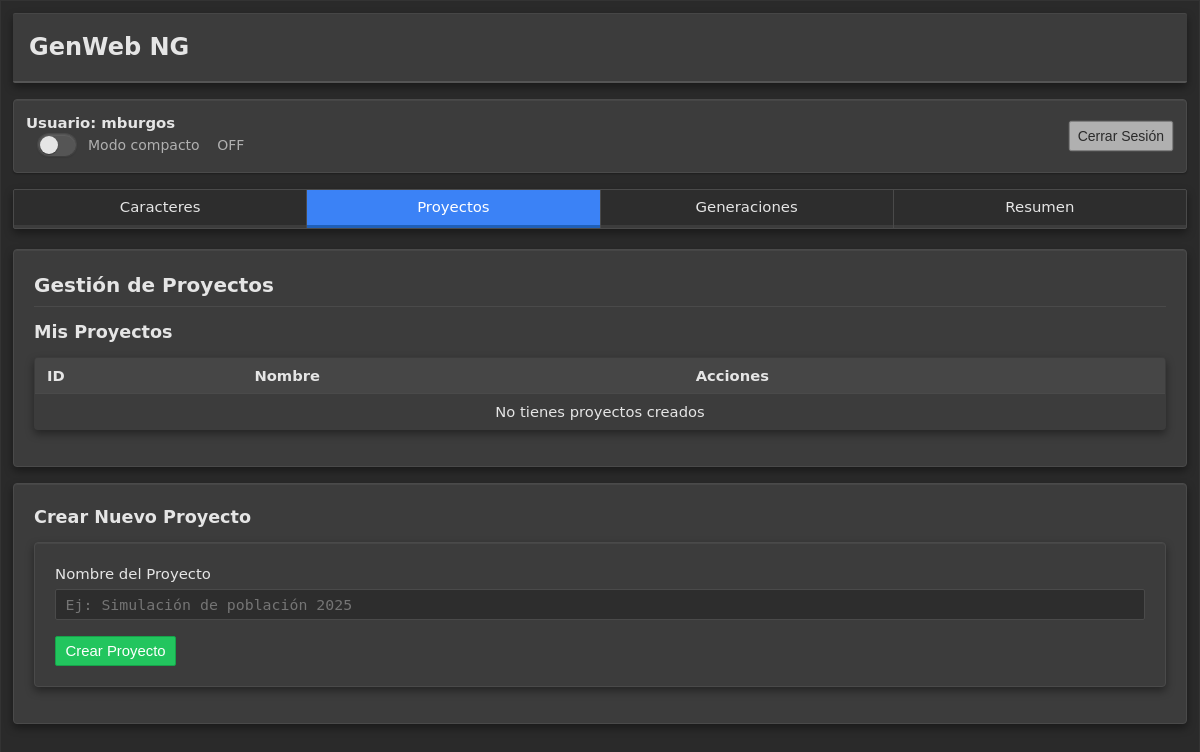
Before: /index.php?option=2 (signed in) with the older database file.
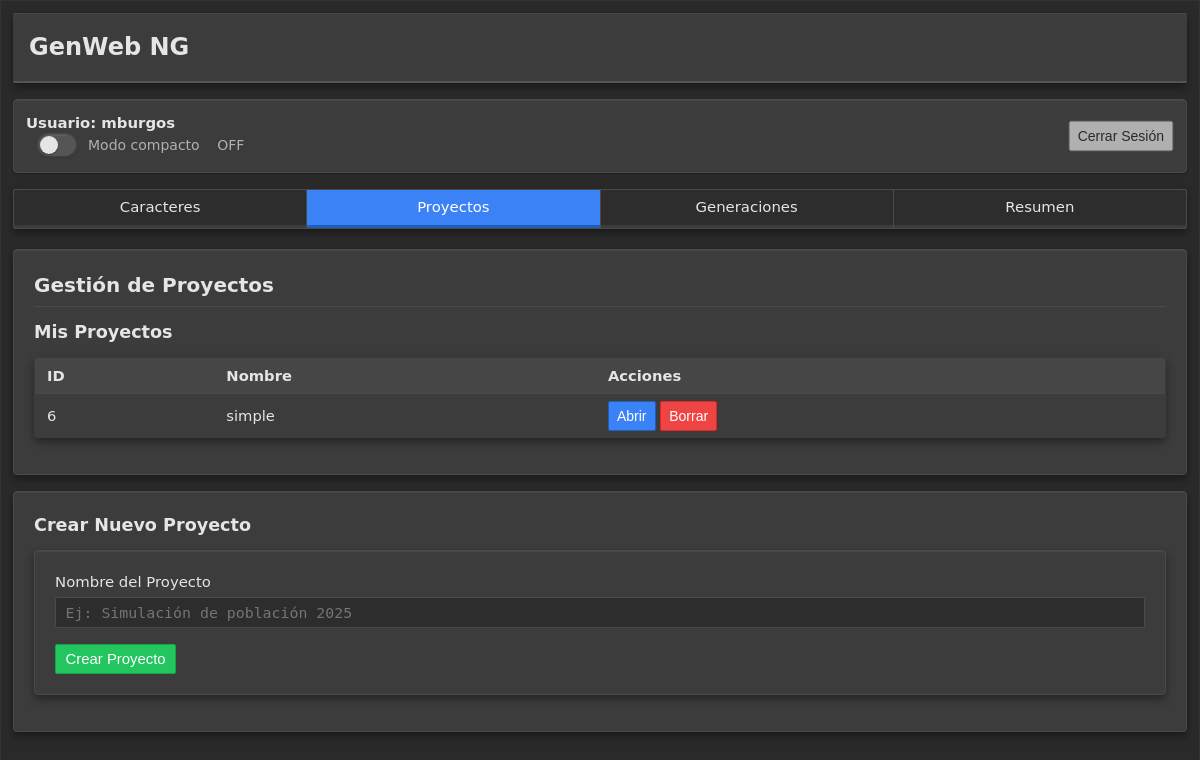
After: the same page with the newer database file.
### tables this page shows
CREATE TABLE projects (
    id INTEGER PRIMARY KEY AUTOINCREMENT,
    name TEXT NOT NULL,
    description TEXT,
    user_id INTEGER NOT NULL,
    created_at DATETIME DEFAULT CURRENT_TIMESTAMP,
    updated_at DATETIME DEFAULT CURRENT_TIMESTAMP,
    FOREIGN KEY (user_id) REFERENCES users(id) ON DELETE CASCADE
);

### src/bootstrap.php (called while the page is built, shortened)
<?php
$configFile = __DIR__ . '/../config/config.ini';
if (!file_exists($configFile)) {
    $configFile = __DIR__ . '/../config/config.ini.example';
}
$config = parse_ini_file($configFile, true);
$dbConfig = $config['database'] ?? [];
$driver = $dbConfig['DB_DRIVER'] ?? 'sqlite';
if ($driver === 'sqlite') {
    $db = new \Ngw\Database\Database([
        'driver' => 'sqlite',
        'path' => $dbConfig['DB_PATH'] ?? __DIR__ . '/../data/ngw.db',
    ]);
}
$session = new \Ngw\Auth\SessionManager();
$session->start();
$auth = new \Ngw\Auth\Auth($db);
function e(?string $string): string
{
    return $string !== null ? htmlspecialchars($string, ENT_QUOTES, 'UTF-8') : '';
}
return [
    'db' => $db,
    'session' => $session,
    'auth' => $auth,
    'config' => $config,
];

### src/Auth/SessionManager.php (called while the page is built, shortened)
<?php
class SessionManager
{
    private bool $started = false;
    public function start(): void
    {
        if ($this->started || session_status() === PHP_SESSION_ACTIVE) {
            return;
        }
        $this->started = true;
    }
    public function get(string $key, $default = null)
    {
        return $_SESSION[$key] ?? $default;
    }
    public function has(string $key): bool
    {
        return isset($_SESSION[$key]);
    }
    public function isAuthenticated(): bool
    {
        return $this->has('user_id') && $this->get('authenticated') === true;
    }
    public function getUserId(): ?int
    {
        return $this->isAuthenticated() ? $this->get('user_id') : null;
    }
    public function getUsername(): ?string
    {
        return $this->isAuthenticated() ? $this->get('username') : null;
    }
}

### src/Models/Project.php (called while the page is built, shortened)
<?php
class Project
{
    private Database $db;
    public function __construct(Database $db)
    {
        $this->db = $db;
    }
    public function getUserProjects(int $userId): array
    {
        $sql = "SELECT * FROM projects WHERE user_id = :user_id ORDER BY id";
        return $this->db->fetchAll($sql, ['user_id' => $userId]);
    }
}

### src/Database/Database.php (called while the page is built, shortened)
<?php
class Database
{
    private static ?PDO $connection = null;
    private array $config;
    public function __construct(array $config)
    {
        $this->config = $config;
    }
    public function getConnection(): PDO
    {
        return self::$connection;
    }
    private function connect(): void
    {
        try {
            $driver = $this->config['driver'] ?? 'sqlite';
            if ($driver === 'sqlite') {
                $dbPath = $this->config['path'] ?? __DIR__ . '/../../data/ngw.db';
                $dsn = "sqlite:" . $dbPath;
                self::$connection = new PDO($dsn, null, null, [
                    PDO::ATTR_ERRMODE => PDO::ERRMODE_EXCEPTION,
                    PDO::ATTR_DEFAULT_FETCH_MODE => PDO::FETCH_ASSOC,
                ]);
                self::$connection->exec('PRAGMA foreign_keys = ON');
            }
        } catch (PDOException $e) {
            error_log("Database connection error: " . $e->getMessage());
            throw new \RuntimeException("Could not connect to database");
        }
    }
    public function query(string $sql, array $params = []): \PDOStatement
    {
        $conn = $this->getConnection();
        $stmt = $conn->prepare($sql);
        $stmt->execute($params);
        return $stmt;
    }
    public function fetchAll(string $sql, array $params = []): array
    {
        $stmt = $this->query($sql, $params);
        return $stmt->fetchAll();
    }
}

### templates/pages/projects.php (the view, shortened to what this page needs)
<?php
$userId = $session->getUserId();
$projects = $projectModel->getUserProjects($userId);
$activeProject = null;
?>
<div class="card">
    <h2>Gestión de Proyectos</h2>
    <?php if (!$activeProject) : ?>
    <h3>Mis Proyectos</h3>
    <table>
        <thead>
            <tr>
                <th>ID</th>
                <th>Nombre</th>
                <th>Acciones</th>
            </tr>
        </thead>
        <tbody>
            <?php if (empty($projects)) : ?>
                <tr>
                    <td colspan="3" class="text-center">No tienes proyectos creados</td>
                </tr>
            <?php else : ?>
                <?php foreach ($projects as $project) : ?>
                    <tr>
                        <td><?= e($project['id']) ?></td>
                        <td><?= e($project['name']) ?></td>
                        <td>
                            <button type="button" onclick="openProject(<?= e($project['id']) ?>)" class="btn-primary btn-small">Abrir</button>
                            <button type="button" onclick="deleteProject(<?= e($project['id']) ?>, '<?= e(addslashes($project['name'])) ?>')" class="btn-danger btn-small">Borrar</button>
                        </td>
                    </tr>
                <?php endforeach; ?>
            <?php endif; ?>
        </tbody>
    </table>
    <?php endif; ?>
</div>
<?php if (!$activeProject) : ?>
<div class="card">
    <h3>Crear Nuevo Proyecto</h3>
    <form id="create-project-form">
        <div class="form-group">
            <label for="project_name">Nombre del Proyecto</label>
            <input type="text" id="project_name" name="project_name" required
                   placeholder="Ej: Simulación de población 2025">
        </div>
        <button type="submit" class="btn-success">Crear Proyecto</button>
    </form>
</div>
<?php endif; ?>

### public/index.php (shortened to what this page needs)
<?php
$app = require_once __DIR__ . '/../src/bootstrap.php';
$db = $app['db'];
$session = $app['session'];
$option = (int) ($_GET['option'] ?? 0);
$projectModel = null;
if ($session->isAuthenticated()) {
    $projectModel = new \Ngw\Models\Project($db);
}
                ?>
<!DOCTYPE html>
<html lang="es">
<head>
    <link rel="stylesheet" href="css/style.css?v=<?= time() ?>">
</head>
<body>
    <div class="container">
        <h1>GenWeb NG</h1>
        <?php if ($session->isAuthenticated()): ?>
            <div class="user-info">
                <div>
                    <strong>Usuario: <?= e($session->getUsername()) ?></strong>
                    <label for="compactToggle" class="switch flex items-center gap-1" style="margin-left: 0.75rem;">
                        <input type="checkbox" id="compactToggle" aria-label="Modo compacto">
                        <span>Modo compacto</span>
                        <span id="compactStatus" class="switch-status off">OFF</span>
                    </label>
                </div>
                <form method="post" style="margin: 0; padding: 0; background: none; box-shadow: none;">
                    <button type="submit" class="btn-secondary btn-small">Cerrar Sesión</button>
                </form>
            </div>
            <nav class="nav">
                <ul class="nav-list">
                    <li class="nav-item">
                        <a href="index.php?option=1" class="nav-link <?= $option === 1 ? 'active' : '' ?>">
                            Caracteres
                        </a>
                    </li>
                    <li class="nav-item">
                        <a href="index.php?option=2" class="nav-link <?= $option === 2 ? 'active' : '' ?>">
                            Proyectos
                        </a>
                    </li>
                    <li class="nav-item">
                        <a href="index.php?option=3" class="nav-link <?= $option === 3 ? 'active' : '' ?>">
                            Generaciones
                        </a>
                    </li>
                    <li class="nav-item">
                        <a href="index.php?option=0" class="nav-link <?= $option === 0 ? 'active' : '' ?>">
                            Resumen
                        </a>
                    </li>
                </ul>
            </nav>
            <div class="content">
                <?php
                switch ($option) {
                    case 2:
                        include __DIR__ . '/../templates/pages/projects.php';
                        break;
                        ?>
                        <?php
                }
                ?>
            </div>
        <?php endif; ?>
    </div>
</body>
</html>

Changed rows visible on the page:
added projects: id "6", name "simple"
Other visible differences:
text no longer shown: "No tienes proyectos creados"
